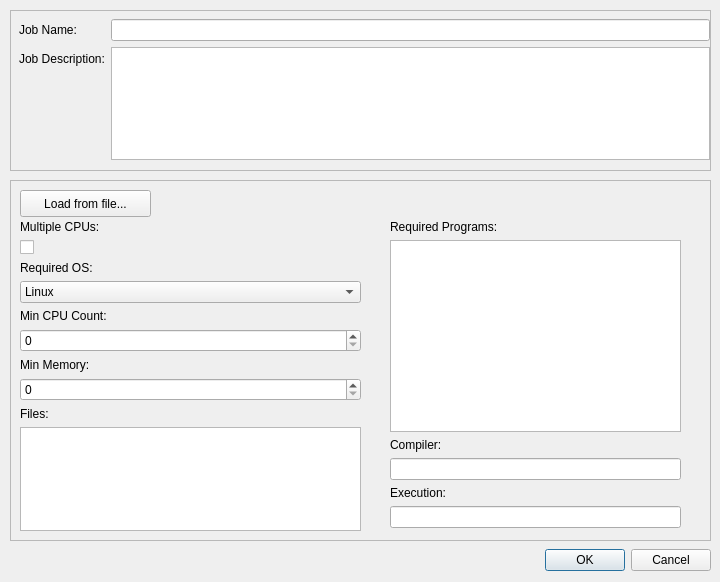
<?xml version="1.0" encoding="UTF-8"?>
<ui version="4.0">
 <class>Dialog</class>
 <widget class="QDialog" name="Dialog">
  <property name="geometry">
   <rect>
    <x>0</x>
    <y>0</y>
    <width>720</width>
    <height>582</height>
   </rect>
  </property>
  <property name="windowTitle">
   <string>Add Job</string>
  </property>
  <widget class="QDialogButtonBox" name="buttonBox">
   <property name="geometry">
    <rect>
     <x>10</x>
     <y>540</y>
     <width>701</width>
     <height>41</height>
    </rect>
   </property>
   <property name="orientation">
    <enum>Qt::Horizontal</enum>
   </property>
   <property name="standardButtons">
    <set>QDialogButtonBox::Cancel|QDialogButtonBox::Ok</set>
   </property>
  </widget>
  <widget class="QFrame" name="frame">
   <property name="geometry">
    <rect>
     <x>10</x>
     <y>10</y>
     <width>701</width>
     <height>161</height>
    </rect>
   </property>
   <property name="frameShape">
    <enum>QFrame::StyledPanel</enum>
   </property>
   <property name="frameShadow">
    <enum>QFrame::Raised</enum>
   </property>
   <widget class="QWidget" name="formLayoutWidget">
    <property name="geometry">
     <rect>
      <x>9</x>
      <y>9</y>
      <width>691</width>
      <height>141</height>
     </rect>
    </property>
    <layout class="QFormLayout" name="formLayout">
     <item row="0" column="0">
      <widget class="QLabel" name="label">
       <property name="text">
        <string>Job Name:</string>
       </property>
      </widget>
     </item>
     <item row="0" column="1">
      <widget class="QLineEdit" name="jobNameWidget"/>
     </item>
     <item row="1" column="0">
      <widget class="QLabel" name="label_2">
       <property name="text">
        <string>Job Description:</string>
       </property>
      </widget>
     </item>
     <item row="1" column="1">
      <widget class="QPlainTextEdit" name="jobDescriptionWidget"/>
     </item>
    </layout>
   </widget>
  </widget>
  <widget class="QFrame" name="frame_2">
   <property name="geometry">
    <rect>
     <x>10</x>
     <y>180</y>
     <width>701</width>
     <height>361</height>
    </rect>
   </property>
   <property name="frameShape">
    <enum>QFrame::StyledPanel</enum>
   </property>
   <property name="frameShadow">
    <enum>QFrame::Raised</enum>
   </property>
   <widget class="QWidget" name="formLayoutWidget_2">
    <property name="geometry">
     <rect>
      <x>10</x>
      <y>40</y>
      <width>341</width>
      <height>311</height>
     </rect>
    </property>
    <layout class="QFormLayout" name="formLayout_2">
     <property name="rowWrapPolicy">
      <enum>QFormLayout::WrapAllRows</enum>
     </property>
     <item row="0" column="0">
      <widget class="QLabel" name="label_3">
       <property name="text">
        <string>Multiple CPUs:</string>
       </property>
      </widget>
     </item>
     <item row="0" column="1">
      <widget class="QCheckBox" name="multiCpuWidget">
       <property name="text">
        <string/>
       </property>
      </widget>
     </item>
     <item row="1" column="0">
      <widget class="QLabel" name="label_4">
       <property name="text">
        <string>Required OS:</string>
       </property>
      </widget>
     </item>
     <item row="1" column="1">
      <widget class="QComboBox" name="reqOSWidget">
       <item>
        <property name="text">
         <string>Linux</string>
        </property>
       </item>
      </widget>
     </item>
     <item row="2" column="0">
      <widget class="QLabel" name="label_5">
       <property name="text">
        <string>Min CPU Count:</string>
       </property>
      </widget>
     </item>
     <item row="2" column="1">
      <widget class="QSpinBox" name="minCpuCountWidget"/>
     </item>
     <item row="3" column="0">
      <widget class="QLabel" name="label_6">
       <property name="text">
        <string>Min Memory:</string>
       </property>
      </widget>
     </item>
     <item row="3" column="1">
      <widget class="QSpinBox" name="minMemoryWidget"/>
     </item>
     <item row="4" column="0">
      <widget class="QLabel" name="label_7">
       <property name="text">
        <string>Files:</string>
       </property>
      </widget>
     </item>
     <item row="4" column="1">
      <widget class="QPlainTextEdit" name="pathWidget"/>
     </item>
    </layout>
   </widget>
   <widget class="QWidget" name="formLayoutWidget_3">
    <property name="geometry">
     <rect>
      <x>380</x>
      <y>40</y>
      <width>291</width>
      <height>311</height>
     </rect>
    </property>
    <layout class="QFormLayout" name="formLayout_3">
     <property name="rowWrapPolicy">
      <enum>QFormLayout::WrapAllRows</enum>
     </property>
     <item row="0" column="0">
      <widget class="QLabel" name="label_8">
       <property name="text">
        <string>Required Programs:</string>
       </property>
       <property name="wordWrap">
        <bool>true</bool>
       </property>
      </widget>
     </item>
     <item row="0" column="1">
      <widget class="QPlainTextEdit" name="reqProgramsWidget"/>
     </item>
     <item row="1" column="0">
      <widget class="QLabel" name="label_9">
       <property name="text">
        <string>Compiler:</string>
       </property>
      </widget>
     </item>
     <item row="1" column="1">
      <widget class="QLineEdit" name="compilerWidget"/>
     </item>
     <item row="2" column="0">
      <widget class="QLabel" name="label_10">
       <property name="text">
        <string>Execution:</string>
       </property>
      </widget>
     </item>
     <item row="2" column="1">
      <widget class="QLineEdit" name="executeWidget"/>
     </item>
    </layout>
   </widget>
   <widget class="QPushButton" name="loadButton">
    <property name="geometry">
     <rect>
      <x>10</x>
      <y>10</y>
      <width>131</width>
      <height>27</height>
     </rect>
    </property>
    <property name="text">
     <string>Load from file...</string>
    </property>
   </widget>
  </widget>
 </widget>
 <resources/>
 <connections>
  <connection>
   <sender>buttonBox</sender>
   <signal>accepted()</signal>
   <receiver>Dialog</receiver>
   <slot>accept()</slot>
   <hints>
    <hint type="sourcelabel">
     <x>248</x>
     <y>254</y>
    </hint>
    <hint type="destinationlabel">
     <x>157</x>
     <y>274</y>
    </hint>
   </hints>
  </connection>
  <connection>
   <sender>buttonBox</sender>
   <signal>rejected()</signal>
   <receiver>Dialog</receiver>
   <slot>reject()</slot>
   <hints>
    <hint type="sourcelabel">
     <x>316</x>
     <y>260</y>
    </hint>
    <hint type="destinationlabel">
     <x>286</x>
     <y>274</y>
    </hint>
   </hints>
  </connection>
 </connections>
</ui>
